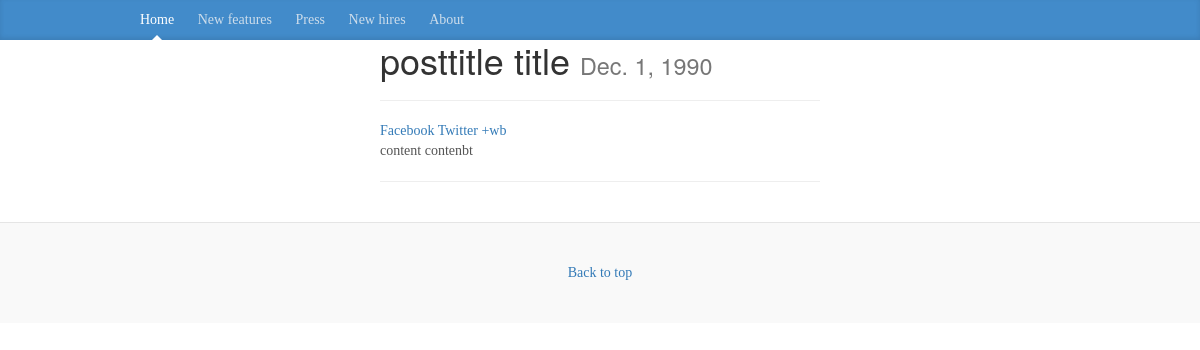
Page /posts/posttitle-title/ on the earlier database version.
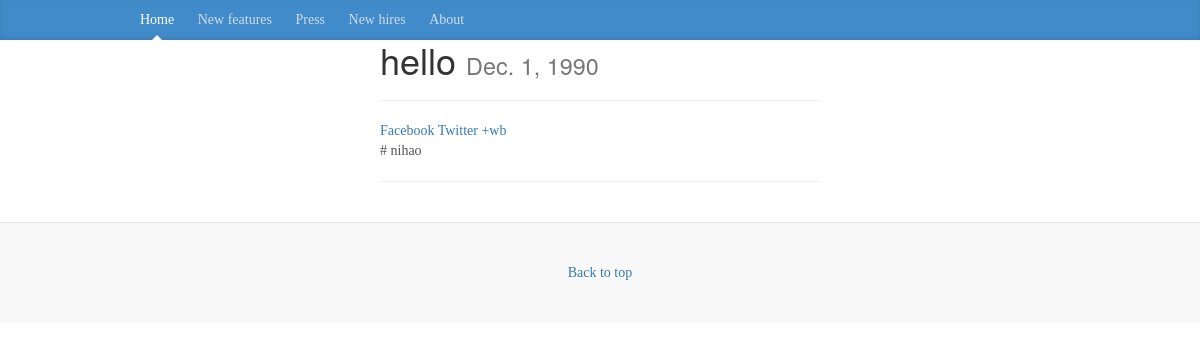
Same page on the later database version.
### posts/models.py (models this page shows, shortened)
class Post(models.Model):
	user = models.ForeignKey(settings.AUTH_USER_MODEL,default=1)
	title = models.CharField(max_length=120)
	slug = models.SlugField(unique=True)
	content = models.TextField()
	updated = models.DateTimeField(auto_now=True, auto_now_add=False)
	timestamp = models.DateTimeField(auto_now=False, auto_now_add=True)
	image = models.ImageField(upload_to=upload_location,
		null=True,
		blank=True,
		width_field="width_field",
		height_field="height_field")
	height_field = models.IntegerField(default=0)
	width_field = models.IntegerField(default=0)
	draft = models.BooleanField(default=False)
	publish = models.DateField(auto_now=False,auto_now_add=False)
	objects = PostManager()
	class Meta:
		ordering = ["-timestamp","-updated"]

### posts/views.py (the view)
# urls.py: url(r'^(?P<slug>[\w-]+)/$', post_detail,name='detail'),
def post_detail(request,slug=None): #retrieve
	instance = get_object_or_404(Post,slug=slug)
	if instance.publish > timezone.now().date() or instance.draft:
		if not request.user.is_staff or not request.user.is_superuser:
			raise Http404
	context = {
		"title": instance.title,
		"instance":instance,
	}
	return render(request, "post_detail.html", context)

### templates/post_detail.html (shortened to what this page needs)
{% extends "base.html" %}
{% block content %}
<div class='col-sm-6 col-sm-offset-3'>
<h1>{{ title }}
<small>
 {{ instance.publish }}
 </small>
 </h1>
<p><div class="fb-like" data-href="{{ request.build_absolute_uri }}" data-layout="button_count" data-action="like" data-show-faces="true" data-share="true"></div>
<hr/>
</p>
<a href="https://www.facebook.com/sharer/sharer.php?u={{ request.build_absolute_uri }}">
Facebook
</a>
<a href="https://twitter.com/home?status={{ share_string}}%20{{ request.build_absolute_uri }}">
Twitter
</a>
<a href="javascript:void(function(){var d=document,e=encodeURIComponent,s1=window.getSelection,s2=d.getSelection,s3=d.selection,s=s1?s1():s2?s2():s3?s3.createRange().text:'',r='http://service.weibo.com/share/share.php?url='+e(d.location.href)+'&title='+e(d.title),x=function(){if(!window.open(r,'weibo','toolbar=0,resizable=1,scrollbars=yes,status=1,width=450,height=330'))location.href=r+'&r=1'};if(/Firefox/.test(navigator.userAgent)){setTimeout(x,0)}else{x()}})()">+wb</a>
<div class='row'>
<div class='col-sm-12'>
   <div class='content-markdown'>{{ instance.content }}</div>
<hr/>
<br/>
</div>
</div>
</div>
{% endblock content %}

### templates/base.html (shortened to what this page needs)
{% load staticfiles %}
<html>
<head>
<link rel="stylesheet" href="https://maxcdn.bootstrapcdn.com/bootstrap/3.3.7/css/bootstrap.min.css">
<link rel="stylesheet" href="https://maxcdn.bootstrapcdn.com/bootstrap/3.3.7/css/bootstrap-theme.min.css">
<link rel="stylesheet" href="{% static "css/navbar.css" %}" />
</head>
<body>
 <div class="blog-masthead">
      <div class="container">
        <nav class="blog-nav">
          <a class="blog-nav-item active" href="{% url "posts:list" %}">Home</a>
          <a class="blog-nav-item" href="#">New features</a>
          <a class="blog-nav-item" href="#">Press</a>
          <a class="blog-nav-item" href="#">New hires</a>
          <a class="blog-nav-item" href="#">About</a>
        </nav>
      </div>
    </div>
<div class='container'>
{% block content %}{% endblock content %}
</div>
<div class = 'footer'>
    <footer class="blog-footer">
        <a href="#">Back to top</a>
    </footer>
</div>
</body>
</html>

### static/css/navbar.css (style rules this page uses)
body { font-family: Georgia, "Times New Roman", Times, serif; color: #555; }
h1, .h1, h2, .h2, h3, .h3, h4, .h4, h5, .h5, h6, .h6 { margin-top: 0; font-family: "Helvetica Neue", Helvetica, Arial, sans-serif; font-weight: normal; color: #333; }
@media (min-width: 1200px) { .container { width: 970px; } }
.blog-masthead { background-color: #428bca; -webkit-box-shadow: inset 0 -2px 5px rgba(0,0,0,.1); box-shadow: inset 0 -2px 5px rgba(0,0,0,.1); }
.blog-nav-item { position: relative; display: inline-block; padding: 10px; font-weight: 500; color: #cdddeb; }
.blog-nav .active { color: #fff; }
.blog-nav .active:after { position: absolute; bottom: 0; left: 50%; width: 0; height: 0; margin-left: -5px; vertical-align: middle; content: " "; border-right: 5px solid transparent; border-bottom: 5px solid; border-left: 5px solid transparent; }
.blog-footer { padding: 40px 0; color: #999; text-align: center; background-color: #f9f9f9; border-top: 1px solid #e5e5e5; }

Differences in the rows shown:
changed Post: title "posttitle title" → "hello"; content "content contenbt" → "# nihao"
